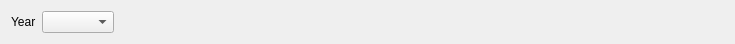
<?xml version="1.0" encoding="UTF-8"?>
<ui version="4.0">
 <class>FMonthlyOccPerc</class>
 <widget class="QWidget" name="FMonthlyOccPerc">
  <property name="geometry">
   <rect>
    <x>0</x>
    <y>0</y>
    <width>735</width>
    <height>41</height>
   </rect>
  </property>
  <property name="windowTitle">
   <string>Form</string>
  </property>
  <layout class="QHBoxLayout" name="horizontalLayout">
   <item>
    <widget class="QLabel" name="label">
     <property name="text">
      <string>Year</string>
     </property>
    </widget>
   </item>
   <item>
    <widget class="EQComboBox" name="cbYear"/>
   </item>
   <item>
    <spacer name="horizontalSpacer">
     <property name="orientation">
      <enum>Qt::Horizontal</enum>
     </property>
     <property name="sizeHint" stdset="0">
      <size>
       <width>611</width>
       <height>20</height>
      </size>
     </property>
    </spacer>
   </item>
  </layout>
 </widget>
 <customwidgets>
  <customwidget>
   <class>EQComboBox</class>
   <extends>QComboBox</extends>
   <header location="global">eqcombobox.h</header>
  </customwidget>
 </customwidgets>
 <resources/>
 <connections/>
</ui>
